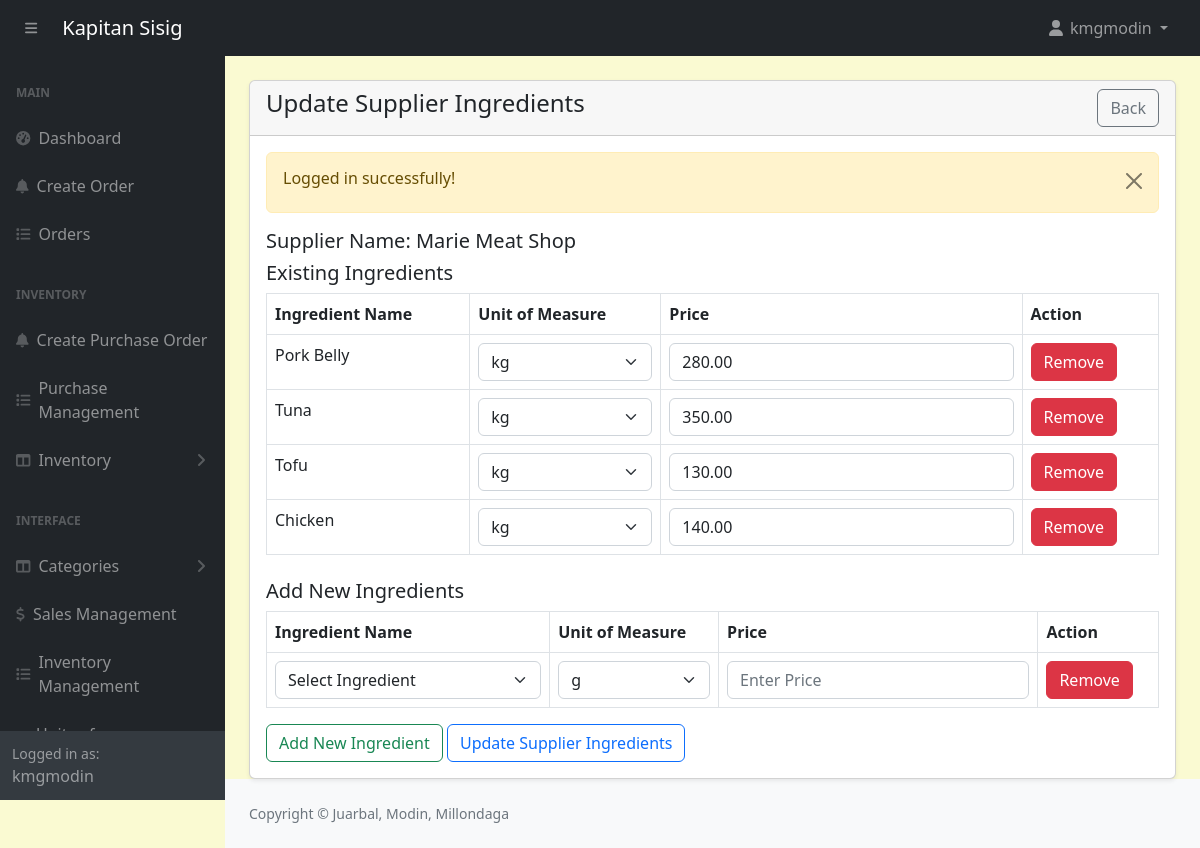
The page /admin/suppliers-ingredient-update.php?id=1 (signed in) on the database its author committed.
### tables this page shows
CREATE TABLE `suppliers` (
  `id` int(11) NOT NULL,
  `firstname` varchar(191) NOT NULL,
  `lastname` varchar(191) NOT NULL,
  `phonenumber` varchar(191) NOT NULL,
  `address` varchar(191) NOT NULL,
  `status` enum('active','inactive') NOT NULL DEFAULT 'active'
);

CREATE TABLE `supplier_ingredients` (
  `id` int(11) NOT NULL,
  `supplier_id` int(11) NOT NULL,
  `ingredient_id` int(11) NOT NULL,
  `price` decimal(10,2) NOT NULL,
  `unit_id` int(11) NOT NULL
);

CREATE TABLE `ingredients` (
  `id` int(11) NOT NULL,
  `name` varchar(191) NOT NULL,
  `unit_id` int(11) NOT NULL,
  `category` varchar(191) NOT NULL,
  `quantity` int(10) UNSIGNED DEFAULT NULL,
  `reorder_point` decimal(10,2) NOT NULL,
  `price` decimal(10,2) NOT NULL DEFAULT 0.00
);

### admin/suppliers-ingredient-update.php (the view, shortened to what this page needs)
<?php
include('includes/header.php');
if (isset($_GET['id'])) {
    $supplierId = intval($_GET['id']);
    $supplierQuery = "SELECT * FROM suppliers WHERE id = $supplierId";
    $supplierResult = mysqli_query($conn, $supplierQuery);
    $supplier = mysqli_fetch_assoc($supplierResult);
    $ingredientsQuery = "
        SELECT si.id AS supplier_ingredient_id,
               ingredients.name AS ingredient_name,
               si.price,
               si.unit_id,
               uom.uom_name AS unit_name
        FROM supplier_ingredients si
        JOIN ingredients ON si.ingredient_id = ingredients.id
        LEFT JOIN units_of_measure uom ON si.unit_id = uom.id
        WHERE si.supplier_id = $supplierId
    ";
    $ingredientsResult = mysqli_query($conn, $ingredientsQuery);
    $hasIngredients = mysqli_num_rows($ingredientsResult) > 0;
} else {
    header('Location: suppliers.php');
    exit;
}
?>
<div class="container-fluid px-4">
    <div class="card mt-4 shadow-sm">
        <div class="card-header">
            <h4 class="mb-0">Update Supplier Ingredients
                <a href="suppliers.php" class="btn btn-outline-secondary float-end">Back</a>
            </h4>
        </div>
        <div class="card-body">
            <form action="code.php" method="POST">
                <h5>Supplier Name: <?= htmlspecialchars($supplier['firstname'] . ' ' . $supplier['lastname']); ?></h5>
                <h5>Existing Ingredients</h5>
                <table class="table table-bordered">
                    <thead>
                        <tr>
                            <th>Ingredient Name</th>
                            <th>Unit of Measure</th>
                            <th>Price</th>
                            <th>Action</th>
                        </tr>
                    </thead>
                    <tbody>
                        <?php if ($hasIngredients): ?>
                            <?php while ($ingredient = mysqli_fetch_assoc($ingredientsResult)): ?>
                                <tr>
                                    <td><?= htmlspecialchars($ingredient['ingredient_name']); ?></td>
                                    <td>
                                        <select name="unit_id[]" class="form-select" required>
                                            <?php
                                            $uomQuery = "SELECT id, uom_name FROM units_of_measure";
                                            $uomResult = mysqli_query($conn, $uomQuery);
                                            if ($uomResult && mysqli_num_rows($uomResult) > 0) {
                                                while ($uom = mysqli_fetch_assoc($uomResult)) {
                                                    $selected = ($uom['id'] == $ingredient['unit_id']) ? 'selected' : '';
                                                    echo '<option value="' . htmlspecialchars($uom['id']) . '" ' . $selected . '>' . htmlspecialchars($uom['uom_name']) . '</option>';
                                                }
                                            } else {
                                                echo '<option value="">No UoMs found</option>';
                                            }
                                            ?>
                                        </select>
                                    </td>
                                    <td>
                                        <input type="number" name="price[]" class="form-control" value="<?= htmlspecialchars($ingredient['price']); ?>" placeholder="Enter Price" min="0" step="0.01" required>
                                    </td>
                                    <td>
                                        <button type="button" class="btn btn-danger removeRow">Remove</button>
                                    </td>
                                </tr>
                            <?php endwhile; ?>
                        <?php else: ?>
                            <tr>
                                <td colspan="4" class="text-center">No ingredients found for this supplier.</td>
                            </tr>
                        <?php endif; ?>
                    </tbody>
                </table>
                <h5 class="mt-4">Add New Ingredients</h5>
                <table class="table table-bordered" id="newIngredientsTable">
                    <thead>
                        <tr>
                            <th>Ingredient Name</th>
                            <th>Unit of Measure</th>
                            <th>Price</th>
                            <th>Action</th>
                        </tr>
                    </thead>
                    <tbody>
                        <tr>
                            <td>
                                <select name="new_ingredient_id[]" class="form-select">
                                    <option value="">Select Ingredient</option>
                                </select>
                            </td>
                            <td>
                                <select name="new_unit_id[]" class="form-select">
                                    <?php
                                    $uomQuery = "SELECT id, uom_name FROM units_of_measure";
                                    $uomResult = mysqli_query($conn, $uomQuery);
                                    if ($uomResult && mysqli_num_rows($uomResult) > 0) {
                                        while ($uom = mysqli_fetch_assoc($uomResult)) {
                                            echo '<option value="' . htmlspecialchars($uom['id']) . '">' . htmlspecialchars($uom['uom_name']) . '</option>';
                                        }
                                    } else {
                                        echo '<option value="">No UoMs found</option>';
                                    }
                                    ?>
                                </select>
                            </td>
                            <td>
                                <input type="number" name="new_price[]" class="form-control" placeholder="Enter Price" min="0" step="0.01">
                            </td>
                            <td>
                                <button type="button" class="btn btn-danger removeRow">Remove</button>
                            </td>
                        </tr>
                    </tbody>
                </table>
                <button type="button" class="btn btn-outline-success" id="addRow">Add New Ingredient</button>
                <button type="submit" name="updateSupplierIngredient" class="btn btn-outline-primary">Update Supplier Ingredients</button>
            </form>
        </div>
    </div>
</div>
<?php include('includes/footer.php'); ?>

### admin/assets/css/custom.css (style rules this page uses)
body { margin: 0; font-family: system-ui, -apple-system, "Segoe UI", Roboto, "Helvetica Neue", "Noto Sans", "Liberation Sans", Arial, sans-serif; font-size: 1rem; font-weight: 400; line-height: 1.5; color: #212529; text-align: left; background-color: #FAFAD2; -webkit-text-size-adjust: 100%; -webkit-tap-highlight-color: rgba(0, 0, 0, 0); }

### rows shown on the page
suppliers: firstname+lastname "Marie Meat Shop"
supplier_ingredients: ingredient.name "Pork Belly", price "280.00"
supplier_ingredients: ingredient.name "Tuna", price "350.00"
supplier_ingredients: ingredient.name "Tofu", price "130.00"
supplier_ingredients: ingredient.name "Chicken", price "140.00"

### other values the page prints
$_SESSION['loggedInUser']['username'] "kmgmodin"
$_SESSION['message'] "Logged in successfully!"
form field value "kg"
form field value "g"
